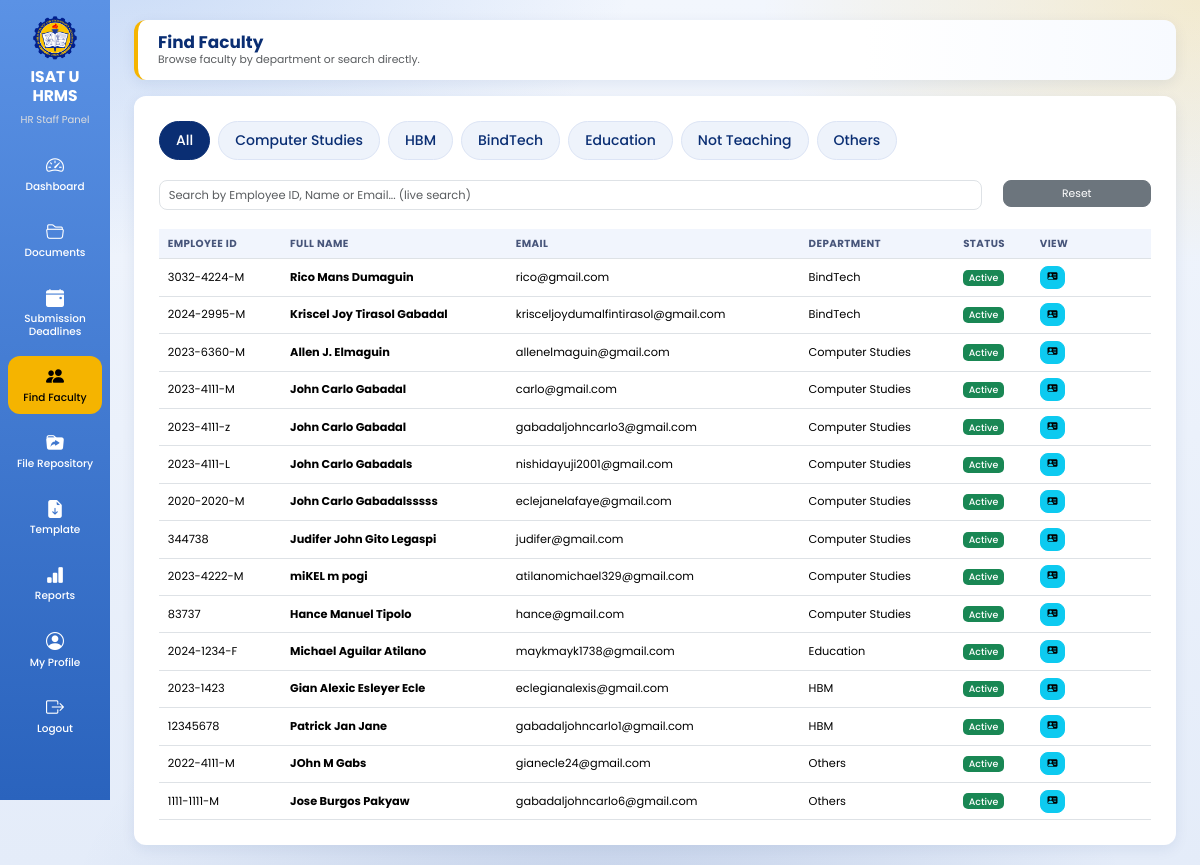
/hr_staff/find_faculty.php (signed in), run on an earlier commit of the app's database.
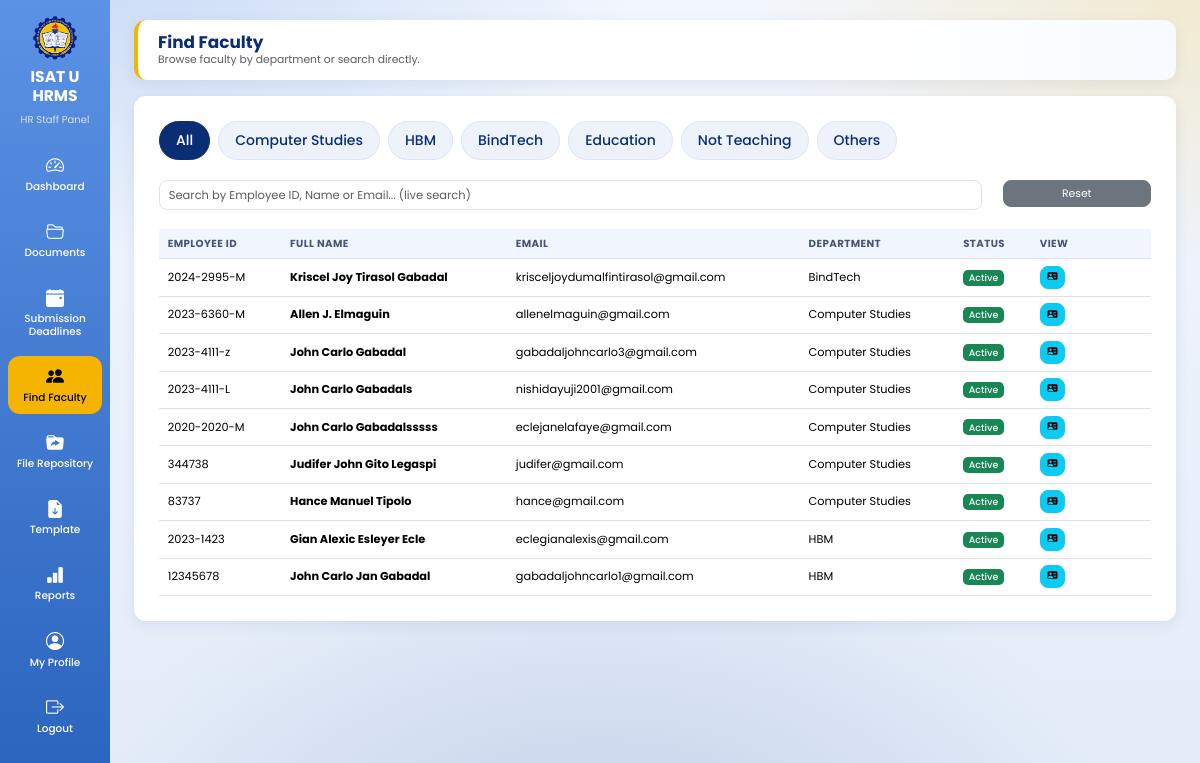
And on a later commit of the database.
### tables this page shows
CREATE TABLE `users` (
  `user_id` int(11) NOT NULL AUTO_INCREMENT,
  `employee_id` varchar(50) DEFAULT NULL,
  `first_name` varchar(100) NOT NULL,
  `middle_name` varchar(100) DEFAULT NULL,
  `last_name` varchar(100) NOT NULL,
  `email` varchar(150) NOT NULL,
  `password` varchar(255) NOT NULL,
  `role` varchar(20) NOT NULL,
  `department` varchar(150) DEFAULT NULL,
  `position_title` varchar(150) DEFAULT NULL,
  `profile_picture` varchar(255) DEFAULT NULL,
  `reset_token` varchar(255) DEFAULT NULL,
  `reset_token_expiry` datetime DEFAULT NULL,
  `status` varchar(20) DEFAULT 'active',
  `created_at` timestamp NOT NULL DEFAULT current_timestamp(),
  PRIMARY KEY (`user_id`)
);

### hr_staff/partials/faculty_rows.php (the view)
<?php
if (mysqli_num_rows($query) === 0) {
?>
<tr>
    <td colspan="6" class="text-center text-muted py-4">No faculty found.</td>
</tr>
<?php
} else {
    while ($row = mysqli_fetch_assoc($query)) {
?>
<tr>
    <td><?php echo htmlspecialchars($row['employee_id']); ?></td>
    <td><strong><?php echo htmlspecialchars($row['first_name'].' '.$row['middle_name'].' '.$row['last_name']); ?></strong></td>
    <td><?php echo htmlspecialchars($row['email']); ?></td>
    <td><?php echo htmlspecialchars($row['department'] ?? ''); ?></td>
    <td>
        <?php if ($row['status'] === 'Active'): ?>
            <span class="badge bg-success">Active</span>
        <?php else: ?>
            <span class="badge bg-danger">Inactive</span>
        <?php endif; ?>
    </td>
    <td>
        <a href="faculty_profile.php?id=<?php echo $row['user_id']; ?>" class="btn btn-info btn-sm" title="View Profile">
            <i class="bi bi-person-vcard-fill"></i>
        </a>
    </td>
</tr>
<?php
    }
}
?>

### hr_staff/find_faculty.php (shortened to what this page needs)
<?php
include "../db.php";
$departments = ['All','Computer Studies','HBM','BindTech','Education','Not Teaching','Others'];
$activeDept = isset($_GET['dept']) && in_array($_GET['dept'], $departments) ? $_GET['dept'] : 'All';
$search = isset($_GET['search']) ? mysqli_real_escape_string($conn, $_GET['search']) : '';
$where = "WHERE role = 'faculty' AND (employee_id LIKE '%$search%' OR first_name LIKE '%$search%' OR middle_name LIKE '%$search%' OR last_name LIKE '%$search%' OR email LIKE '%$search%')";
$query = mysqli_query($conn, "SELECT * FROM users $where ORDER BY department ASC, last_name ASC");
?>
<!DOCTYPE html>
<html lang="en">
<head>
<link href="https://cdn.jsdelivr.net/npm/bootstrap@5.3.3/dist/css/bootstrap.min.css" rel="stylesheet">
<link href="https://cdn.jsdelivr.net/npm/bootstrap-icons@1.11.3/font/bootstrap-icons.css" rel="stylesheet">
<link rel="stylesheet" href="../assets/ui.css">
</head>
<body>
<div class="sidebar">
    <a href="dashboard.php" title="Go to Dashboard" style="padding:0;margin:0 auto 4px;background:none;display:block;width:fit-content;text-decoration:none;"><img src="../images/isatu_logo.png"></a>
    <h3>ISAT U HRMS</h3>
    <p>HR Staff Panel</p>
    <a href="dashboard.php"><i class="bi bi-speedometer2"></i> Dashboard</a>
    <a href="documents.php"><i class="bi bi-folder2-open"></i> Documents</a>
    <a href="deadlines.php"><i class="bi bi-calendar-event-fill"></i> Submission Deadlines</a>
    <a href="find_faculty.php" class="active"><i class="bi bi-people-fill"></i> Find Faculty</a>
<a href="repository.php"><i class="bi bi-folder-symlink-fill"></i> File Repository</a>
<a href="templates.php"><i class="bi bi-file-earmark-arrow-down-fill"></i> Template</a>
    <a href="reports.php"><i class="bi bi-bar-chart-fill"></i> Reports</a>
    <a href="profile.php"><i class="bi bi-person-circle"></i> My Profile</a>
    <a href="../logout.php" onclick="return confirm('Are you sure you want to log out?')"><i class="bi bi-box-arrow-right"></i> Logout</a>
</div>
<div class="main">
<div class="topbar">
    <div>
        <h2>Find Faculty</h2>
        <p class="text-muted mb-0">Browse faculty by department or search directly.</p>
    </div>
</div>
<div class="card-box">
<div class="dept-tabs">
<?php foreach ($departments as $dept): ?>
    <a href="?dept=<?php echo urlencode($dept); ?><?php echo $search ? '&search='.urlencode($search) : ''; ?>"
       class="dept-tab-link <?php echo $activeDept === $dept ? 'active' : ''; ?>"
       data-dept="<?php echo htmlspecialchars($dept); ?>">
        <?php echo htmlspecialchars($dept); ?>
    </a>
<?php endforeach; ?>
</div>
<div class="row mb-3">
    <div class="col-md-10">
        <input type="text" id="liveSearch" class="form-control"
               placeholder="Search by Employee ID, Name or Email... (live search)"
               value="<?php echo htmlspecialchars($search); ?>">
    </div>
    <div class="col-md-2">
        <a href="find_faculty.php" class="btn btn-secondary w-100">Reset</a>
    </div>
</div>
<div class="table-responsive">
<table class="table table-hover align-middle">
    <thead>
        <tr>
            <th>Employee ID</th>
            <th>Full Name</th>
            <th>Email</th>
            <th>Department</th>
            <th>Status</th>
            <th width="120">View</th>
        </tr>
    </thead>
    <tbody id="facultyTableBody">
        <?php include "partials/faculty_rows.php"; ?>
    </tbody>
</table>
</div>
</div>
</div>
</body>
</html>

What changed in the data, as far as the page shows it:
removed users: employee "3032-4224-M", first_name+middle_name+last_name "Rico Mans Dumaguin", email "rico@gmail.com", department "BindTech", status "Active"
removed users: employee "2023-4111-M", first_name+middle_name+last_name "John Carlo Gabadal", email "carlo@gmail.com", department "Computer Studies", status "Active"
removed users: employee "2023-4222-M", first_name+middle_name+last_name "miKEL m pogi", email "atilanomichael329@gmail.com", department "Computer Studies", status "Active"
no longer on this page (row edited): users: employee "2024-1234-F", first_name+middle_name+last_name "Michael Aguilar Atilano", email "maykmayk1738@gmail.com", department "Education", status "Active"
removed users: employee "2022-4111-M", first_name+middle_name+last_name "JOhn M Gabs", email "gianecle24@gmail.com", department "Others", status "Active"
removed users: employee "1111-1111-M", first_name+middle_name+last_name "Jose Burgos Pakyaw", email "gabadaljohncarlo6@gmail.com", department "Others", status "Active"
changed users "gabadaljohncarlo1@gmail.com": first_name+middle_name+last_name "Patrick Jan Jane" → "John Carlo Jan Gabadal"
